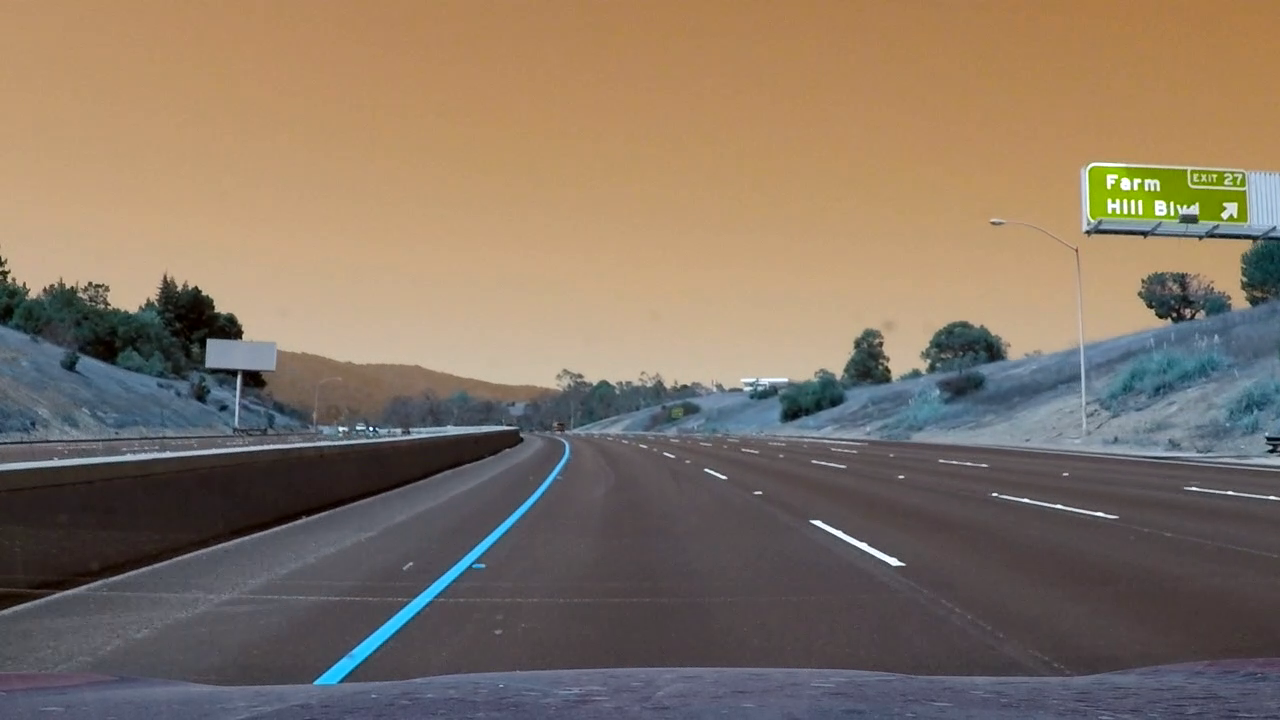
#> input picture image_frame.png, 1280 x 720 px; the run also reads 1 picture not shown here
$ python debug_new_lanes_finding.py   (older library calls are emulated)
#> lines starting #> are read from the running program, lines starting #| are printed output that depends on the picture; after the words box and inside, x2 and y2 are one past the last pixel; in counts of white or black regions, pixels touching at a corner belong together
import numpy as np
import cv2
import matplotlib.pyplot as plt
from moviepy.editor import VideoFileClip

def warp(img):
    img_size = (img.shape[1], img.shape[0])
    src = np.float32(
            [[720,470], # top right
             [1050,680], # bottom right
             [260,680], # bottom left
             [565,470]]) # top left

    dst = np.float32(
            [[1100,0],
             [1100,700],
             [260,700],
             [260,0]])
    '''
    src = np.float32(
        [[(img_size[0] / 2) - 55, img_size[1] / 2 + 100],
        [((img_size[0] / 6) - 10), img_size[1]],
        [(img_size[0] * 5 / 6) + 60, img_size[1]],
        [(img_size[0] / 2 + 55), img_size[1] / 2 + 100]])

    dst = np.float32(
        [[(img_size[0] / 4), 10],
        [(img_size[0] / 4), img_size[1] - 10],
        [(img_size[0] * 3 / 4), img_size[1] - 10],
        [(img_size[0] * 3 / 4), 10]])
    '''
    M = cv2.getPerspectiveTransform(src, dst)
    Minv = cv2.getPerspectiveTransform(dst, src)
    warped = cv2.warpPerspective(img, M, img_size, flags=cv2.INTER_LINEAR)

    return warped, src, dst, M, Minv


def LuvLab_binary(LuvLab_image):
    # hls_image = pipeline_thresh_combine
    Luv = cv2.cvtColor(LuvLab_image, cv2.COLOR_BGR2Luv)
    Lab = cv2.cvtColor(LuvLab_image, cv2.COLOR_BGR2Lab)

    L_channel = Luv[:,:,0]
    b_channel = Lab[:,:,2]

    # Grayscale image
    # NOTE: we already saw that standard grayscaling lost color information for the lane lines
    # Explore gradients in other colors spaces / color channels to see what might work better
    gray = cv2.cvtColor(LuvLab_image, cv2.COLOR_BGR2GRAY)

    # Sobel x
    sobelx = cv2.Sobel(gray, cv2.CV_64F, 1, 0) # Take the derivative in x
    abs_sobelx = np.absolute(sobelx) # Absolute x derivative to accentuate lines away from horizontal
    scaled_sobel = np.uint8(255*abs_sobelx/np.max(abs_sobelx))

    # Threshold x gradient
    thresh_min = 25
    thresh_max = 100
    sxbinary = np.zeros_like(scaled_sobel)
    sxbinary[(scaled_sobel >= thresh_min) & (scaled_sobel <= thresh_max)] = 1

    # Threshold color channel
    L_thresh_min = 235
    L_thresh_max = 255
    b_thresh_min = 170
    b_thresh_max = 255
    L_binary = np.zeros_like(L_channel)
    b_binary = np.zeros_like(b_channel)
    all_binary = np.zeros_like(L_channel)
    L_binary[(L_channel >= L_thresh_min) & (L_channel <= L_thresh_max)] = 1
    b_binary[(b_channel >= b_thresh_min) & (b_channel <= b_thresh_max)] = 1
    all_binary[(L_binary == 1) | (b_binary == 1)] = 1
    # Stack each channel to view their individual contributions in green and blue respectively
    # This returns a stack of the two binary images, whose components you can see as different colors
    color_binary = np.dstack(( np.zeros_like(sxbinary), sxbinary, all_binary))

    # Combine the two binary thresholds
    combined_binary = np.zeros_like(sxbinary)
    combined_binary[(all_binary == 1) | (sxbinary == 1)] = 1
    return color_binary, combined_binary

def lanes_finding(image, margin=100):
    # fit_image = cv2.imread(r'.\output_images\perspective_trans.jpg')
    if image.ndim == 2:
        fit_image = image
    else:
        fit_image = cv2.cvtColor(image, cv2.COLOR_BGR2GRAY)

    histogram = np.sum(fit_image,axis=0)

    # fit_image = cv2.imread(r'.\output_images\perspective_trans.jpg') # 读入更改视角的图片
    # fit_image = cv2.cvtColor(fit_image, cv2.COLOR_BGR2GRAY) # 改为单通道
    out_img = np.dstack((fit_image,fit_image,fit_image))*255

    midpoint = np.int(histogram.shape[0]/2) # shape[0] 是 y 轴
    leftx_base = np.argmax(histogram[:midpoint]) # 左边的峰值
    rightx_base = np.argmax(histogram[midpoint:]) + midpoint # 右边的峰值

    nwindows = 9
    window_height = np.int(fit_image.shape[0]/nwindows)

    nonzero = fit_image.nonzero() # 所有非零点的坐标
    nonzeroy = np.array(nonzero[0])
    nonzerox = np.array(nonzero[1])

    leftx_current = leftx_base # 开始搜索的点
    rightx_current = rightx_base

    # margin = 100
    minpix = 40

    left_lane_inds = [] # 逻辑值数组
    right_lane_inds = []

    for window in range(nwindows): # window = 0 - 8
        win_y_low = fit_image.shape[0] - (window+1)*window_height
        win_y_high = fit_image.shape[0] - window*window_height
        win_xleft_low = leftx_current - margin
        win_xleft_high = leftx_current + margin
        win_xright_low = rightx_current - margin
        win_xright_high = rightx_current + margin
        # Draw the windows on the visualization image
        cv2.rectangle(out_img,(win_xleft_low,win_y_low),(win_xleft_high,win_y_high),(0,255,0), 4) # 左边的方框
        cv2.rectangle(out_img,(win_xright_low,win_y_low),(win_xright_high,win_y_high),(0,255,0), 4) # 右边的方框
        # Identify the nonzero pixels in x and y within the window
        good_left_inds = ((nonzeroy >= win_y_low) & (nonzeroy < win_y_high) &
                          (nonzerox >= win_xleft_low) & (nonzerox < win_xleft_high)).nonzero()[0] # 左边方框中点的个数
        good_right_inds = ((nonzeroy >= win_y_low) & (nonzeroy < win_y_high) &
                           (nonzerox >= win_xright_low) & (nonzerox < win_xright_high)).nonzero()[0] # 右边方框中点的个数

        # Append these indices to the lists
        left_lane_inds.append(good_left_inds)
        right_lane_inds.append(good_right_inds)
        # If you found > minpix pixels, recenter next window on their mean position 找到了合适的位置
        if len(good_left_inds) > minpix:
            leftx_current = np.int(np.mean(nonzerox[good_left_inds])) # 新的搜索点，下一个方框 X 方向的中心
        if len(good_right_inds) > minpix:
            rightx_current = np.int(np.mean(nonzerox[good_right_inds]))

    left_lane_inds = np.concatenate(left_lane_inds) # 拉直
    right_lane_inds = np.concatenate(right_lane_inds)

    leftx = nonzerox[left_lane_inds] # 左边点的 x 坐标
    lefty = nonzeroy[left_lane_inds] # 左边点的 y 坐标
    rightx = nonzerox[right_lane_inds] # 右
    righty = nonzeroy[right_lane_inds]

    left_fit = np.polyfit(lefty, leftx, 2) # y 的 2 次多项式
    right_fit = np.polyfit(righty, rightx, 2)

    ploty = np.linspace(0, fit_image.shape[0]-1, fit_image.shape[0]) # y 坐标
    left_fitx = left_fit[0]*ploty**2 + left_fit[1]*ploty + left_fit[2] # x 左边的曲线坐标
    right_fitx = right_fit[0]*ploty**2 + right_fit[1]*ploty + right_fit[2] # x 右边的曲线坐标

    out_img[nonzeroy[left_lane_inds], nonzerox[left_lane_inds]] = [255, 0, 0] # 左边在方框中的点涂红
    out_img[nonzeroy[right_lane_inds], nonzerox[right_lane_inds]] = [255, 255, 255] # 蓝
    return out_img, left_lane_inds, right_lane_inds, nonzerox, nonzeroy, midpoint, leftx_base, rightx_base, leftx, rightx, lefty, righty, left_fitx, right_fitx, ploty, left_fit, right_fit

class Line():
    def __init__(self):
        # was the line detected in the last iteration?
        self.detected = False
        # x values of the last n fits of the line
        self.recent_xfitted = np.array([])
        #average x values of the fitted line over the last n iterations
        self.bestx = None
        #polynomial coefficients averaged over the last n iterations
        self.best_fit = None
        #polynomial coefficients for the most recent fit
        self.current_fit = [np.array([False])]
        #radius of curvature of the line in some units
        self.radius_of_curvature = None
        #distance in meters of vehicle center from the line
        self.bias = None
        #base point
        self.line_base_pos = None
        #difference in fit coefficients between last and new fits
        self.diffs = np.array([0,0,0], dtype='float')
        #x values for detected line pixels
        self.allx = None
        #y values for detected line pixels
        self.ally = None

def new_lanes_finding(image, margin=80):
    '''
    introduce Line class.
    '''
    # fit_image = cv2.imread(r'.\output_images\perspective_trans.jpg')
    if image.ndim == 2:
        fit_image = image
    else:
        fit_image = cv2.cvtColor(image, cv2.COLOR_BGR2GRAY)

    histogram = np.sum(fit_image,axis=0)

    # fit_image = cv2.imread(r'.\output_images\perspective_trans.jpg') # 读入更改视角的图片
    # fit_image = cv2.cvtColor(fit_image, cv2.COLOR_BGR2GRAY) # 改为单通道
    out_img = np.dstack((fit_image,fit_image,fit_image))*255

    midpoint = np.int(histogram.shape[0]/2) # shape[0] 是 y 轴
    leftx_base = np.argmax(histogram[:midpoint]) # 左边的峰值
    rightx_base = np.argmax(histogram[midpoint:]) + midpoint # 右边的峰值

    nwindows = 9
    window_height = np.int(fit_image.shape[0]/nwindows)

    nonzero = fit_image.nonzero() # 所有非零点的坐标
    nonzeroy = np.array(nonzero[0])
    nonzerox = np.array(nonzero[1])

    leftx_current = leftx_base # 开始搜索的点
    rightx_current = rightx_base

    # margin = 100
    minpix = 40

    left_lane_inds = [] # 逻辑值数组
    right_lane_inds = []

    for window in range(nwindows): # window = 0 - 8
        win_y_low = fit_image.shape[0] - (window+1)*window_height
        win_y_high = fit_image.shape[0] - window*window_height
        win_xleft_low = leftx_current - margin
        win_xleft_high = leftx_current + margin
        win_xright_low = rightx_current - margin
        win_xright_high = rightx_current + margin
        # Draw the windows on the visualization image
        cv2.rectangle(out_img,(win_xleft_low,win_y_low),(win_xleft_high,win_y_high),(0,255,0), 4) # 左边的方框
        cv2.rectangle(out_img,(win_xright_low,win_y_low),(win_xright_high,win_y_high),(0,255,0), 4) # 右边的方框
        # Identify the nonzero pixels in x and y within the window
        good_left_inds = ((nonzeroy >= win_y_low) & (nonzeroy < win_y_high) &
                          (nonzerox >= win_xleft_low) & (nonzerox < win_xleft_high)).nonzero()[0] # 左边方框中点的个数
        good_right_inds = ((nonzeroy >= win_y_low) & (nonzeroy < win_y_high) &
                           (nonzerox >= win_xright_low) & (nonzerox < win_xright_high)).nonzero()[0] # 右边方框中点的个数

        # Append these indices to the lists
        left_lane_inds.append(good_left_inds)
        right_lane_inds.append(good_right_inds)
        # If you found > minpix pixels, recenter next window on their mean position 找到了合适的位置
        if len(good_left_inds) > minpix:
            leftx_current = np.int(np.mean(nonzerox[good_left_inds])) # 新的搜索点，下一个方框 X 方向的中心
        if len(good_right_inds) > minpix:
            rightx_current = np.int(np.mean(nonzerox[good_right_inds]))

    left_lane_inds = np.concatenate(left_lane_inds) # 拉直
    right_lane_inds = np.concatenate(right_lane_inds)

    leftx = nonzerox[left_lane_inds] # 左边点的 x 坐标
    lefty = nonzeroy[left_lane_inds] # 左边点的 y 坐标
    rightx = nonzerox[right_lane_inds] # 右
    righty = nonzeroy[right_lane_inds]

    left_fit = np.polyfit(lefty, leftx, 2) # y 的 2 次多项式
    right_fit = np.polyfit(righty, rightx, 2)

    ploty = np.linspace(0, fit_image.shape[0]-1, fit_image.shape[0]) # y 坐标
    left_fitx = left_fit[0]*ploty**2 + left_fit[1]*ploty + left_fit[2] # x 左边的曲线坐标
    right_fitx = right_fit[0]*ploty**2 + right_fit[1]*ploty + right_fit[2] # x 右边的曲线坐标

    out_img[nonzeroy[left_lane_inds], nonzerox[left_lane_inds]] = [255, 0, 0] # 左边在方框中的点涂红
    out_img[nonzeroy[right_lane_inds], nonzerox[right_lane_inds]] = [0, 0, 255] # 蓝

    left_lane = Line()
    right_lane = Line()

    # left_lane.detected = True
    left_lane.recent_xfitted = np.hstack((left_lane.recent_xfitted,np.array(left_fitx))) # list of points on fitted line
    left_lane.current_fit.append(left_fit) # np.array of fitted coefficients
    left_lane.bias = (midpoint - leftx_base) * 3.7/700
    left_lane.line_base_pos = leftx_base
    left_lane.diffs = left_lane.current_fit[-2] - left_lane.current_fit[-1]
    left_lane.allx = leftx # pixels
    left_lane.ally = lefty

    # right_lane.detected = True
    right_lane.recent_xfitted = np.hstack((right_lane.recent_xfitted,np.array(right_fitx)))
    right_lane.current_fit.append(right_fit)
    right_lane.bias = (midpoint - rightx_base) * 3.7/700
    right_lane.line_base_pos = rightx_base
    right_lane.diffs = right_lane.current_fit[-2] - right_lane.current_fit[-1]
    right_lane.allx = rightx
    right_lane.ally = righty

    return out_img, left_lane, right_lane


image_frame = cv2.imread('image_frame.png')
#> image_frame is the input picture: shape (720, 1280, 3); mean B, G, R 100.8, 116.1, 131.6
plt.imshow(image_frame)

warped, src, dst, M, Minv = warp(image_frame)
#> in warp, `warped = cv2.warpPerspective(img, M, img_size, flags=cv2.INTER_LINEAR)`:
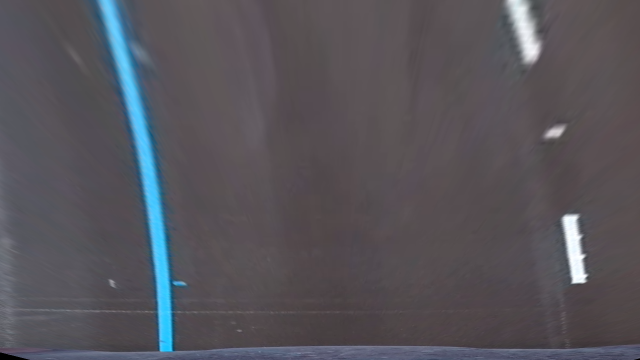
#> warped: shape (720, 1280, 3) (shown at 1/2 size); mean B, G, R 90.6, 84.2, 86.5
#> src = [[720, 470], [1050, 680], [260, 680], [565, 470]]; dst = [[1100, 0], [1100, 700], [260, 700], [260, 0]]; M = [[-0.663, -1.58, 1087.7], [-2.17e-16, -2.08, 977.5], [0, -0.00239, 1]]; Minv = [[0.185, -0.734, 517], [5.17e-17, -0.481, 470], [0, -0.00115, 1]]
color_binary, combined_binary = LuvLab_binary(warped)
#> in LuvLab_binary, `sobelx = cv2.Sobel(gray, cv2.CV_64F, 1, 0)`:
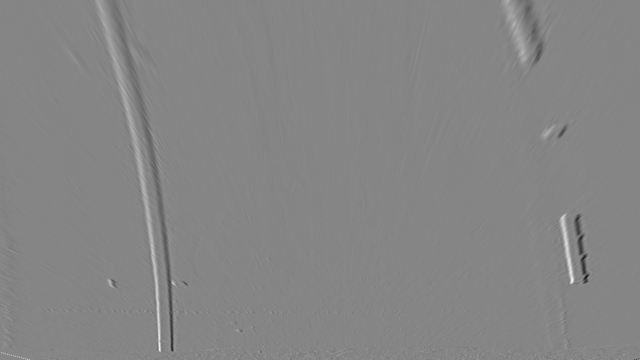
#> sobelx: shape (720, 1280) float64 (shown at 1/2 size); min -304, max 276, mean -0.1; drawn with min black and max white
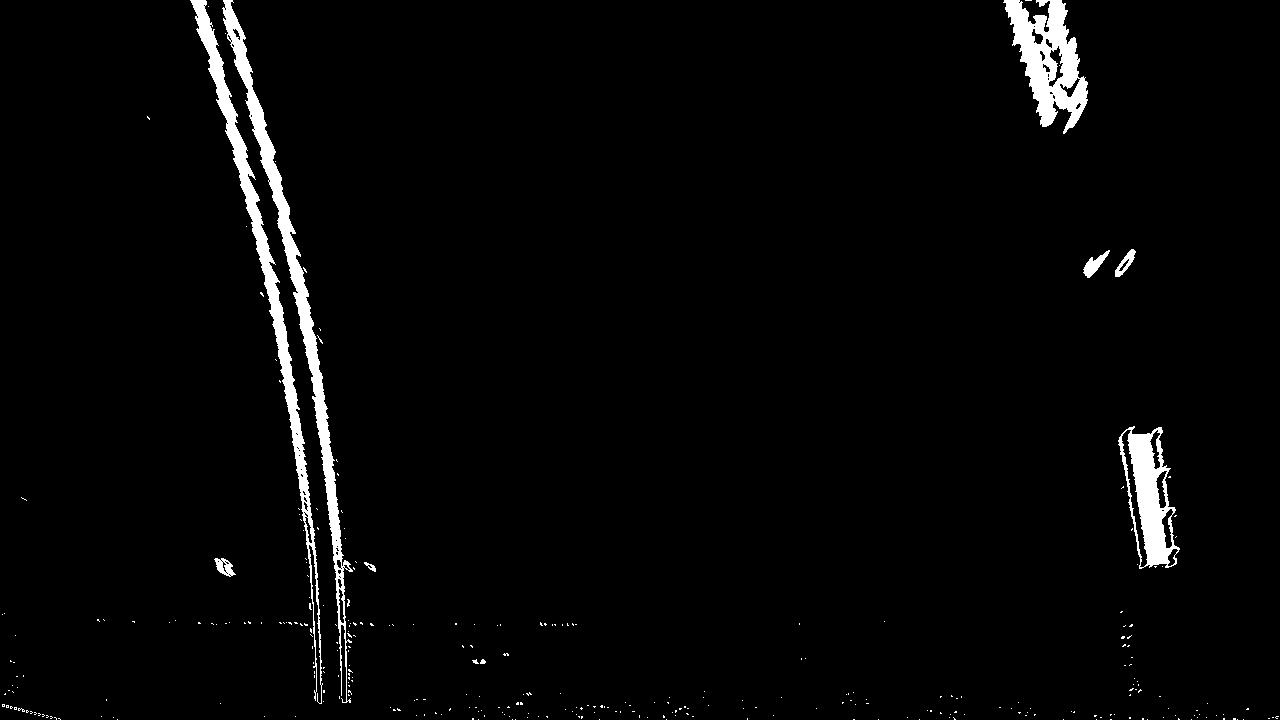
#> combined_binary: shape (720, 1280); values 0 (black) and 1 (white), 2.7% white; 327 white regions (318 under 20 px), largest, box (x1, y1, x2, y2) and area: (222, 0, 353, 703) 7104, (190, 0, 323, 704) 6671, (1003, 0, 1088, 134) 5508

# %% lanes_finding
out_img, left_lane_inds, right_lane_inds, nonzerox, nonzeroy, midpoint, leftx_base, rightx_base, leftx, rightx, lefty, righty, left_fitx, right_fitx, ploty, left_fit, right_fit = lanes_finding(combined_binary)
#> in lanes_finding, `histogram = np.sum(fit_image,axis=0)`: histogram = 1280 values, max 153 at index 316, min 0 at index 0, mean 19.53
#> in lanes_finding, `leftx_base = np.argmax(histogram[:midpoint])`: leftx_base = 316
#> in lanes_finding, `rightx_base = np.argmax(histogram[midpoint:]) + midpoint`: rightx_base = 1147
#> in lanes_finding, `nonzero = fit_image.nonzero()`: nonzero = 24999 positions, rows 0 to 719, columns 2 to 1278
#> in lanes_finding, `leftx_current = leftx_base`: leftx_current = 316
#> in lanes_finding, `rightx_current = rightx_base`: rightx_current = 1147
#> the loop in lanes_finding, `for window in range(nwindows):` made 9 passes
#> (win_xleft_low, win_xleft_high, win_xright_low, win_xright_high, leftx_current, rightx_current) on passes 1, 2, 3, 4, 6, 8, 9: (216, 416, 1047, 1247, 333, 1147), (233, 433, 1047, 1247, 331, 1151), (231, 431, 1051, 1251, 322, 1152), (222, 422, 1052, 1252, 311, 1142), (198, 398, 1042, 1242, 283, 1107), (164, 364, 1007, 1207, 244, 1058), (144, 344, 958, 1158, 221, 1043)
#> after the loop in lanes_finding, `for window in range(nwindows):`:
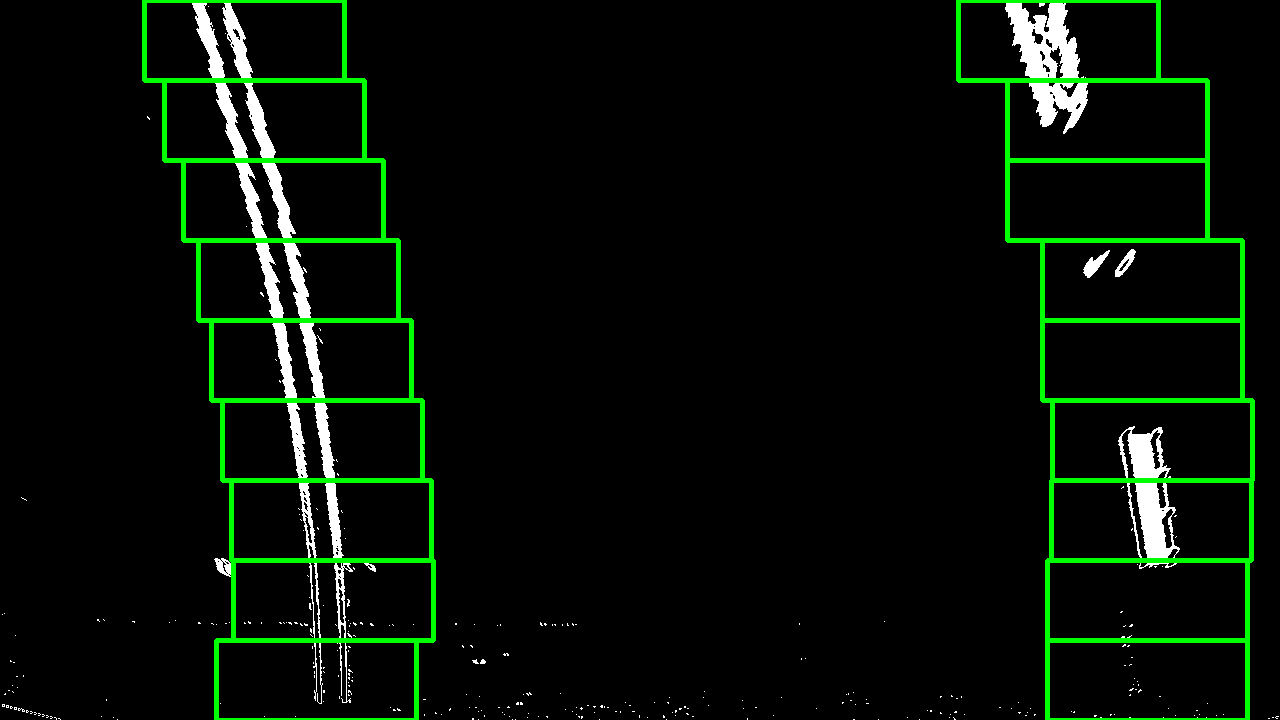
#> out_img: shape (720, 1280, 3); mean of channels 0, 1, 2 6.5, 15.6, 6.5; drawn as B, G, R
#> after the loop in lanes_finding, `for window in range(nwindows):`: left_lane_inds = 9 items
#> in lanes_finding, `left_lane_inds = np.concatenate(left_lane_inds)`: left_lane_inds = 14141 values, max 24893 at index 468, min 0 at index 12078, mean 12992.4
#> (the rest of the program and of its run is left out)
